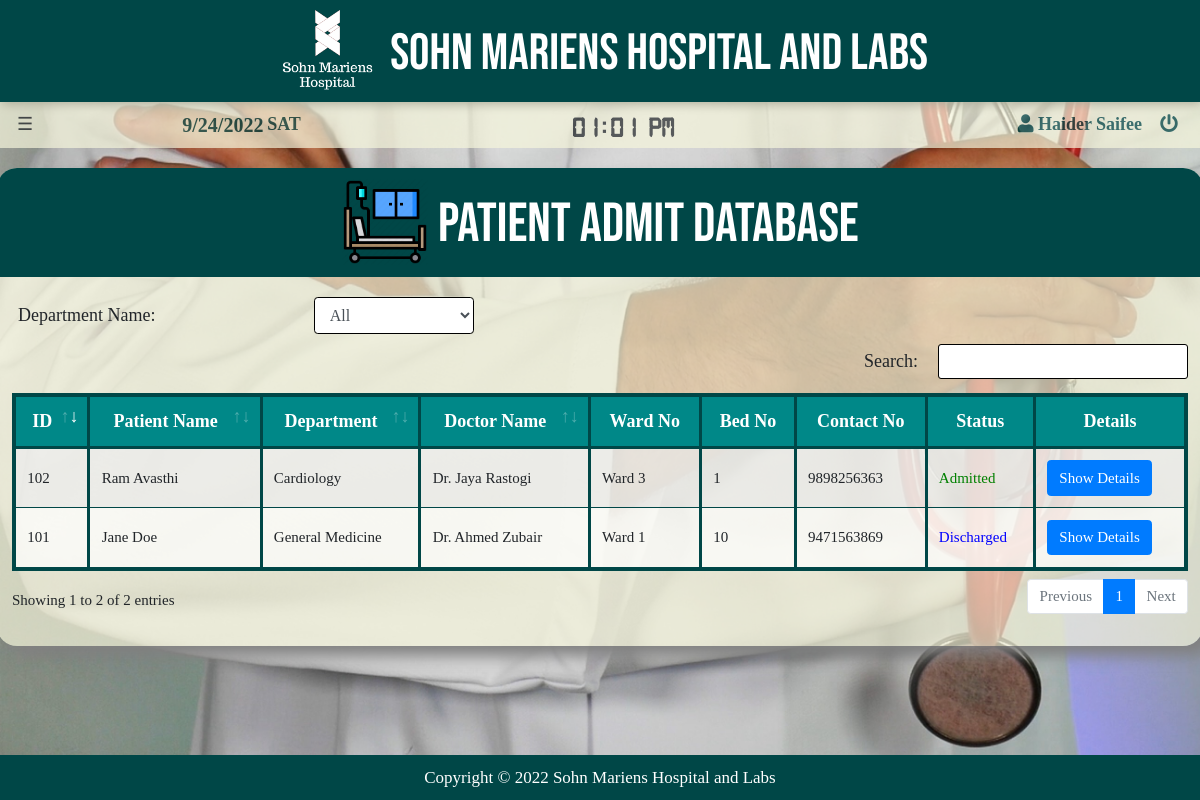
The page /Management/admit_details.php (signed in) on the database its author committed.
### tables this page shows
CREATE TABLE `employee` (
  `ID` int(10) UNSIGNED NOT NULL,
  `name` varchar(111) NOT NULL,
  `fname` varchar(111) NOT NULL,
  `mname` varchar(111) NOT NULL,
  `gender` varchar(111) NOT NULL,
  `dob` date NOT NULL,
  `aadhar` varchar(250) NOT NULL,
  `photo` varchar(111) NOT NULL,
  `mob` varchar(111) NOT NULL,
  `mobb` varchar(111) NOT NULL,
  `email` varchar(111) NOT NULL,
  `r_address` varchar(200) NOT NULL,
  `p_address` varchar(200) NOT NULL,
  `board` varchar(7) NOT NULL,
  `school` varchar(50) NOT NULL,
  `xiipercent` float NOT NULL,
  `marksheet` varchar(111) NOT NULL,
  `diploma` varchar(50) NOT NULL,
  `dip_file` varchar(111) NOT NULL,
  `bac_deg_file` varchar(111) NOT NULL,
  `bac_clg` varchar(111) NOT NULL,
  `bac_deg_name` varchar(111) NOT NULL,
  `mas_deg_file` varchar(111) NOT NULL,
  `mas_clg` varchar(111) NOT NULL,
  `mas_deg_name` varchar(111) NOT NULL,
  `doc_file` varchar(111) NOT NULL,
  `doc_clg` varchar(111) NOT NULL,
  `spl` varchar(111) NOT NULL,
  `exp` varchar(20) NOT NULL,
  `lastjob` varchar(40) NOT NULL,
  `oname` varchar(111) NOT NULL,
  `pan` varchar(10) NOT NULL,
  `bname` varchar(300) NOT NULL,
  `acno` int(20) NOT NULL,
  `ifsc` varchar(60) NOT NULL,
  `dept_id` int(11) NOT NULL,
  `position` varchar(100) NOT NULL,
  `j_date` date NOT NULL,
  `salary` float NOT NULL,
  `hasaccount` tinyint(1) NOT NULL
);

CREATE TABLE `admit` (
  `pid` int(11) NOT NULL,
  `patid` int(11) NOT NULL,
  `pname` varchar(110) NOT NULL,
  `age` int(11) NOT NULL,
  `gender` varchar(100) NOT NULL,
  `ad_date` date NOT NULL,
  `ad_time` time NOT NULL,
  `department` int(11) NOT NULL,
  `doc_name` varchar(200) NOT NULL,
  `cname` varchar(200) NOT NULL,
  `rel` varchar(200) NOT NULL,
  `phno` varchar(15) NOT NULL,
  `mail` varchar(100) NOT NULL,
  `ward` varchar(100) NOT NULL,
  `bno` int(20) NOT NULL,
  `isadmit` tinyint(1) NOT NULL,
  `dis_date` date DEFAULT NULL,
  `dis_time` time NOT NULL,
  `vistag` tinyint(1) NOT NULL
);

CREATE TABLE `departments` (
  `dept_id` int(11) NOT NULL,
  `Name` varchar(25) NOT NULL,
  `isDoctor` tinyint(1) NOT NULL,
  `isloginallowed` tinyint(1) NOT NULL
);

### Management/admit_details.php (the view, shortened to what this page needs)
<!DOCTYPE html>
<html>
<head>
  <?php
    include ('../bootstrap.php');
    include ('../database_connect.php');
  ?>
  <link rel="stylesheet" type="text/css" href="../styles/admit_details.css">
</head>
<body>
	<header>
		<?php include 'header.php';?>
	</header>
	<main>
		<div class="container">
			<div class="row">
				<div class="col-12 col-sm-12 col-md-12 col-lg-12 table-body">
					<div class="row">
						<div class="heading col-sm-12">
							<img src="../images/admit1.png" style="width: 88px;height: auto;"> Patient Admit Database
						</div>
					</div>
					<div class="row form-inline" >
						<div class="col-6 col-sm-6 col-md-5 col-lg-3">
							<span class="label1">Department Name:</span>
						</div>
						<div class="col-6 col-sm-2">
							<select id='dept' name="dept" class="form-control w3-hover-light-gray">
								<option selected value="All">All</option>
							</select>
						</div>
					</div>
					<div class="row">
						<div class="col-sm-12">
							<div id="area">
								<table id="example" class="table table-striped" >
									<thead><tr>
										<th>ID </th>
										<th>Patient Name</th>
										<th>Department</th>
										<th>Doctor Name</th>
										<th>Ward No</th>
										<th>Bed No</th>
										<th>Contact No</th>
										<th>Status</th>
										<th>Details</th>
									</tr></thead>
									<tbody>
									<?php
										$r=mysqli_query($con, "select pid,pname,name,doc_name,ward,bno,phno,isadmit from admit inner join departments on departments.dept_id=admit.department order by ward,bno");
										if ($r) {
											while ($row=mysqli_fetch_array($r)) {
												echo "<tr>";
												for ($i=0;$i<7;$i++) {
													echo "<td>";
													echo "$row[$i]";
													echo "</td>";
												}
												if($row[7]) echo "<td style='color:green;'>Admitted</td>";
												else echo "<td style='color:blue;'>Discharged</td>";
												echo "<td><a href='admit_cdetails.php?a=$row[0]' class='btn btn-primary'>Show Details</td>";
												echo "</tr>";
											}
										} else {
											echo mysqli_error($con);
										}
									?>
									</tbody></table>
						</div>
					</div>
				</div>
				</div>
			</div>
		</div>
	</main>
	<footer>
		Copyright &copy; <script type="text/javascript">document.write(new Date().getFullYear());</script>    <a> Sohn Mariens Hospital and Labs</a>
	</footer>
</body>
</html>
<?php include '../mydetails.php';?>

### bootstrap.php (shortened to what this page needs)
<link rel="stylesheet" href="../styles/bootstrap.min.css">
<link rel="stylesheet" type="text/css" href="../styles/dataTables.bootstrap4.min.css">
<link rel="stylesheet" type="text/css" href="../styles/w3.css">
<link rel="stylesheet" type="text/css" href="https://use.fontawesome.com/releases/v5.5.0/css/all.css">

### Management/header.php (shortened to what this page needs)
<link rel="stylesheet" type="text/css" href="../styles/header.css">
<?php
    include ('../database_connect.php');
    $eid=$_SESSION["eid"];
    $r=mysqli_query($con,"select name from employee where id='$eid'");
  ?>
  <div class="hname">
    <img id="logo" src="../images/logo.png" style="width: 120px;height: auto;"> SOHN MARIENS HOSPITAL AND LABS
  </div>
<div class="sb">
  <table>
    <tr>
      <td><button class="w3-button w3-large" onclick="w3_open()">☰</button></td>
      <td id="dc" style="width: 480px;text-align: center;"><span id="date"></span> <span id="day"></span></td>
      <td id="cc" style="width: 570px;text-align: center;"><span id="clock">00:00:00</span></td>
      <td id="uname"><?php if($row=mysqli_fetch_array($r)) echo "<span id='user-name'><i class='fas fa-user'></i>  $row[0]</span>"; ?></td>
      <td class="logout" ><button title="Logout" class="w3-button w3-xlarge" id="lo" onclick="location.href='../logout.php'"><i class="fas fa-power-off"></i> </button></td>
    </tr>
  </table>
</div>

### mydetails.php (shortened to what this page needs)
<link rel="stylesheet" type="text/css" href="../styles/mydetails.css">

### styles/w3.css (style rules this page uses)
html { box-sizing:border-box }
*,*:before,*:after { box-sizing:inherit }
html { -ms-text-size-adjust:100%;-webkit-text-size-adjust:100% }
body { margin:0 }
article,aside,details,figcaption,figure,footer,header,main,menu,nav,section { display:block }
a { background-color:transparent }
img { border-style:none }
button,input,select,textarea,optgroup { font:inherit;margin:0 }
button,input { overflow:visible }
button,select { text-transform:none }
button,[type=button],[type=reset],[type=submit] { -webkit-appearance:button }
html,body { font-family:Verdana,sans-serif;font-size:15px;line-height:1.5 }
html { overflow-x:hidden }
img { vertical-align:middle }
a { color:inherit }
.w3-btn,.w3-button { border:none;display:inline-block;padding:8px 16px;vertical-align:middle;overflow:hidden;text-decoration:none;color:inherit;background-color:inherit;text-align:center;cursor:pointer;white-space:nowrap }
.w3-btn,.w3-button { -webkit-touch-callout:none;-webkit-user-select:none;-khtml-user-select:none;-moz-user-select:none;-ms-user-select:none;user-select:none }
.w3-large { font-size:18px!important }
.w3-xlarge { font-size:24px!important }

### styles/admit_details.css (style rules this page uses)
@media (min-width: 576px) { .container { max-width: 94vw; } }
@media (min-width: 576px) { #area { overflow-x: scroll!important; } }
@media (min-width: 576px) { #area table { width: 225%!important; } }
@media (min-width: 768px) { .container { max-width: 92vw; } }
@media (min-width: 768px) { #area { overflow-x: scroll!important; } }
@media (min-width: 768px) { #area table { width: 180%!important; } }
@media (min-width: 992px) { .container { max-width: 95vw; } }
@media (min-width: 992px) { #area { overflow-x: scroll!important; } }
@media (min-width: 992px) { #area table { width: 140%!important; } }
@media (min-width: 1200px) { .container { max-width: 1200px; } }
@media (min-width: 1200px) { #area { overflow-x: hidden!important; } }
@media (min-width: 1200px) { #area table { width: 100%!important; } }
.table-body { margin-top:20px; margin-bottom:50px; padding-bottom:20px; background-color: rgba(245,245,220,0.7); box-shadow: 10px 10px 15px grey; }
.label1 { font-size: 18px; font-family:for_label1; margin-left: 6px; }
.heading { text-align: center; padding-top: 0px; vertical-align: middle; padding-top: 10px; padding-bottom: 10px; margin-bottom: 20px; font-size:55px; font-family: for_heading; background-color: rgb(0,71,71); color:white; }
select { border:1px solid black!important; font-size: 16px!important; }
#area { padding-top: 10px; padding-bottom: 10px; }
#area table { border-collapse: collapse!important; border:4px solid rgb(0,71,71); background-color: rgba(255,255,255,0.7)!important; }
#area th { text-align: center; border-bottom: 3px solid rgb(0,71,71); color:white; font-family: for_label1; border-right: 3px solid rgb(0,71,71); font-size: 18px; background-color: #008888; }
#area td { border-right: 3px solid rgb(0,71,71); border-bottom: 0.5px solid rgb(0,71,71); vertical-align: middle; }

### rows shown on the page
employee: name "Haider Saifee"
admit: pid "101", pname "Jane Doe", departments.Name "General Medicine", doc_name "Dr. Ahmed Zubair", ward "Ward 1", bno "10", phno "9471563869", isadmit "Discharged"
admit: pid "102", pname "Ram Avasthi", departments.Name "Cardiology", doc_name "Dr. Jaya Rastogi", ward "Ward 3", bno "1", phno "9898256363", isadmit "Admitted"
